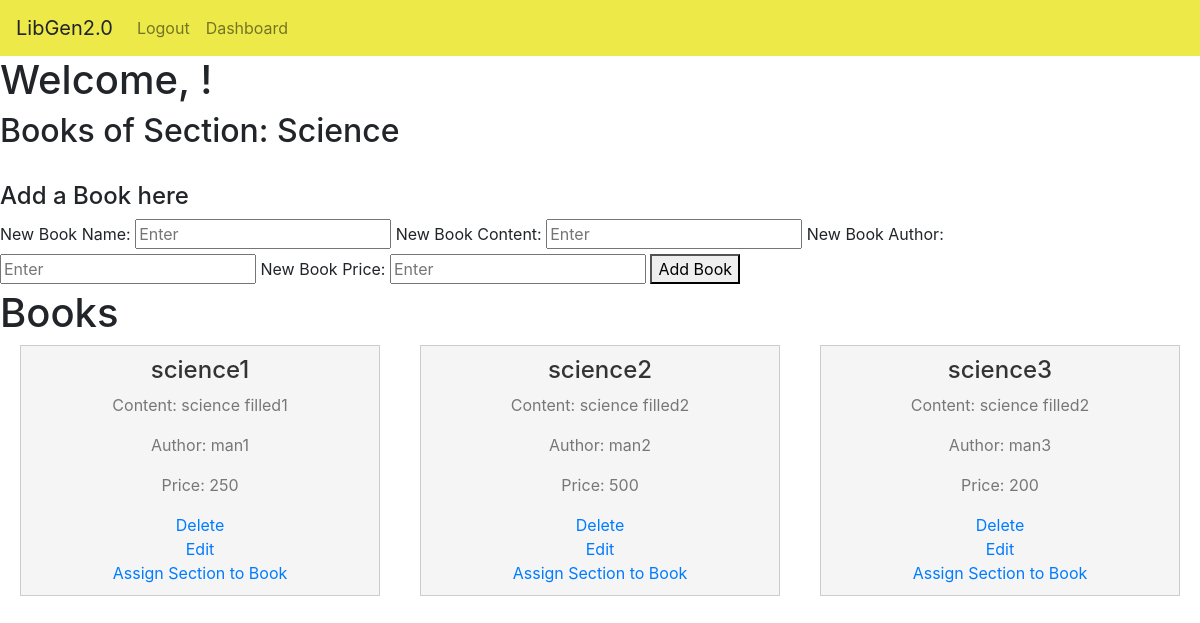
The app's page /admin_dashboard/section_books/3 with its own data.
### tables this page shows
CREATE TABLE sections (
            section_id INTEGER PRIMARY KEY AUTOINCREMENT,
            section_name TEXT UNIQUE NOT NULL,
            section_dateCreated DATE NOT NULL,
            section_desc TEXT,
            user_id INTEGER,
            FOREIGN KEY (user_id) REFERENCES users (id));

CREATE TABLE books (
            book_id INTEGER PRIMARY KEY AUTOINCREMENT,
            book_name TEXT NOT NULL,
            book_content TEXT,
            book_author TEXT NOT NULL,
            book_price INTEGER NOT NULL,
            section_id INTEGER,
            FOREIGN KEY (section_id) REFERENCES sections (section_id));

### app.py (the view)
@app.route("/admin_dashboard/section_books/<int:section_id>", methods=["GET", "POST"])
def section_books(section_id):
    if "username" not in session or session["usertype"] == "admin":
        conn = sqlite3.connect(app.config["DATABASE"])
        cursor = conn.cursor()
        cursor.execute("SELECT * FROM books where section_id = ?", (section_id,))
        books_data = cursor.fetchall()
        cursor.execute(
            "SELECT section_name, section_id FROM sections WHERE section_id = ?",
            (section_id,),
        )
        section_details = cursor.fetchone()
        conn.close()
        return render_template(
            "section_books.html",
            books_data=books_data,
            session=session,
            section_details=section_details,
        )
    else:
        return redirect("/admin_login")

### templates/section_books.html (shortened to what this page needs)
<!DOCTYPE html>
<html>
<head>
    <link rel="stylesheet" href="https://cdn.jsdelivr.net/npm/bootstrap@4.0.0/dist/css/bootstrap.min.css"
>
</head>
<body>
    <nav class="navbar navbar-expand-lg navbar-light " style="background-color: #ece949;">
        <a class="navbar-brand">LibGen2.0</a>
        <div class="collapse navbar-collapse" id="navbarTogglerDemo03">
            <ul class="navbar-nav mr-auto mt-2 mt-lg-0">
                <li class="nav-item">
                    <a class="nav-link" href="/logout">Logout</a>
                </li>
                <li class="nav-item">
                    <a class="nav-link" href="/admin_dashboard">Dashboard</a>
                </li>
            </ul>
        </div>
    </nav>
    <h1>Welcome, {{ session['username'] }}!</h1>
    <h2>Books of Section: {{ section_details[0] }}</h2>
    <br>
    <h4>Add a Book here</h4>
    <form method="post" action="/admin_dashboard/add_book/{{ section_details[1] }}">
        <label for="book_name">New Book Name:</label>
        <input type="text" name="book_name" required placeholder="Enter">
        <label for="book_content">New Book Content:</label>
        <input type="text" name="book_content" required placeholder="Enter">
        <label for="book_author">New Book Author:</label>
        <input type="text" name="book_author" required placeholder="Enter">
        <label for="book_price">New Book Price:</label>
        <input type="text" name="book_price" required placeholder="Enter">
        <button type="submit">Add Book</button>
    </form>
    <div>
        <h1>Books</h1>
    </div>
    <div class="section-cards">
        {% if books_data %}
        {% for book in books_data %}
        <div class="section-card">
            <h3>{{ book[1] }}</h3>
            <p>Content: {{ book[2] }}</p>
            <p>Author: {{ book[3] }}</p>
            <p>Price: {{ book[4] }}</p>
            <a href="/admin_dashboard/delete_book/{{ section_details[1] }}/{{ book[0] }}" class="delete-link">Delete</a>
            <a href="/admin_dashboard/edit_book/{{ section_details[1] }}/{{ book[0] }}" class="edit-link">Edit</a>
            <a href="/admin_dashboard/assign_section_to_book/{{ section_details[1] }}/{{ book[0] }}">Assign Section to Book</a>
        </div>
        {% endfor %}
        {% else %}
        <p>No books created.</p>
        {% endif %}
    </div>
</body>
</html>

### templates/section_books.html (style rules this page uses)
.section-cards { display: flex; flex-wrap: wrap; justify-content: space-evenly; align-items: center; gap: 20px; }
.section-card { border: 1px solid #ccc; padding: 10px; width: calc(33.33% - 40px); background-color: #f5f5f5; text-align: center; }
.section-card h3 { font-size: 1.5rem; color: #333; }
.section-card p { font-size: 1rem; color: #777; margin-top: 5px; }

### records on screen
sections: section_name "Science"
books: book_name "science1", book_content "science filled1", book_author "man1", book_price "250"
books: book_name "science2", book_content "science filled2", book_author "man2", book_price "500"
books: book_name "science3", book_content "science filled2", book_author "man3", book_price "200"
